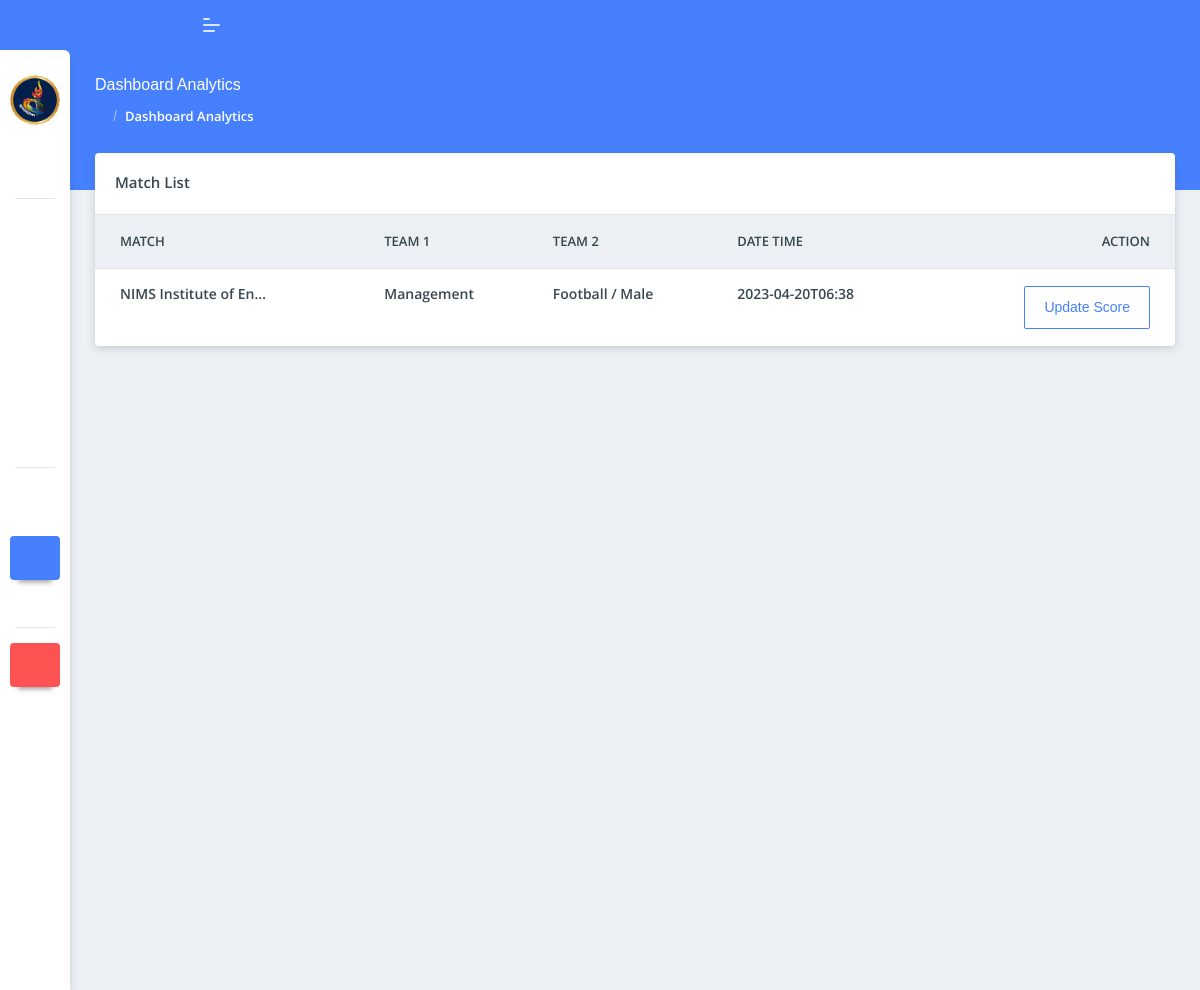
The app's page /admin/match_list.php (signed in), older data.
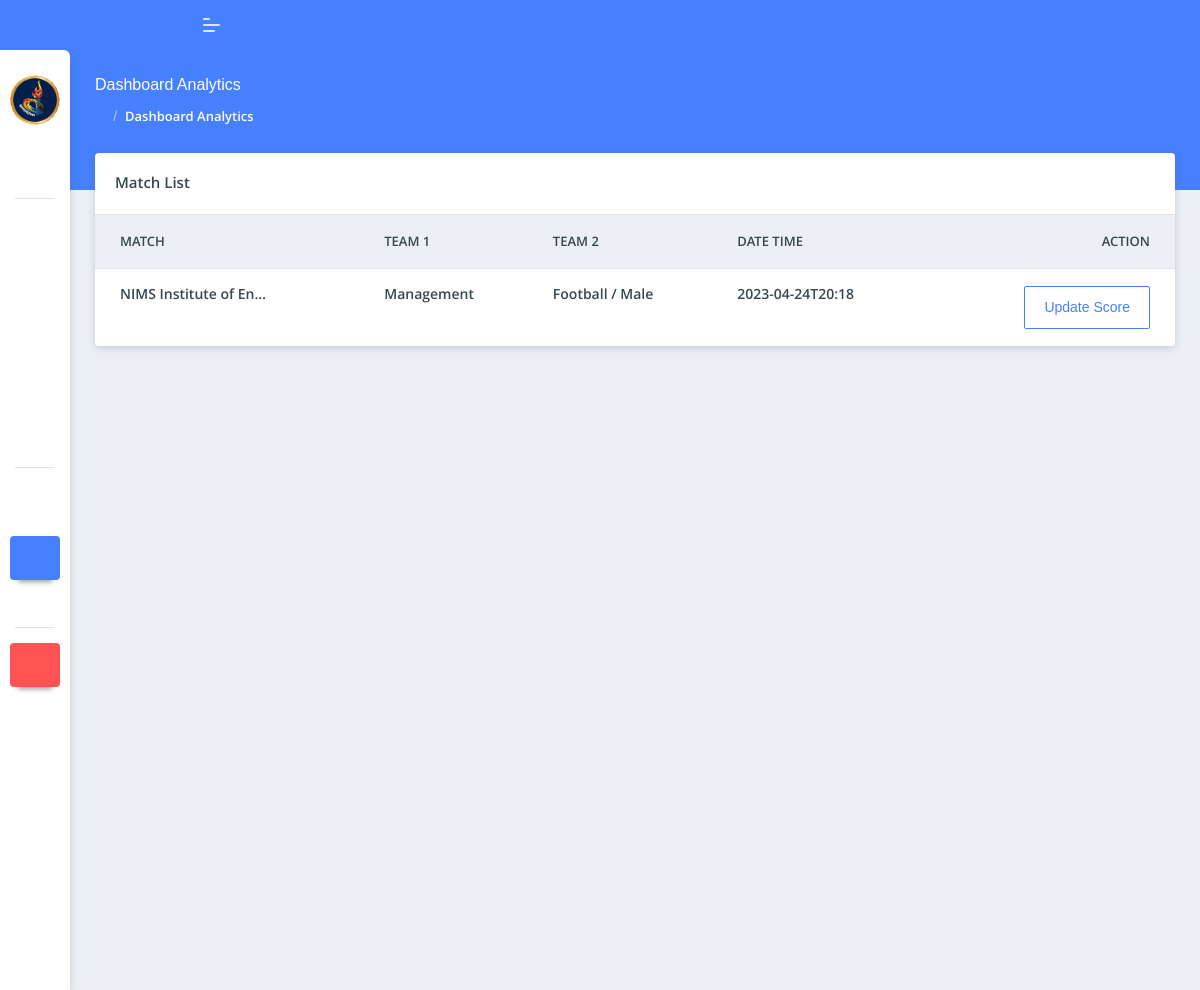
The same page, newer data.
### tables this page shows
CREATE TABLE `match_data` (
  `match_id` int(11) NOT NULL,
  `team_1` text NOT NULL,
  `team_2` text NOT NULL,
  `game_type` text NOT NULL,
  `date_time` text NOT NULL,
  `created_at` text NOT NULL
);

### admin/match_list.php (the view, shortened to what the changed rows need)
<?php include('./components/header.php'); ?>
<?php include('./connections/functions.php'); ?>
<body class="">
    <div class="pcoded-main-container">
        <div class="pcoded-content">
            <div class="row">
                <div class="col-xl-12 col-md-12">
                    <div class="card table-card">
                        <div class="card-body p-0">
                            <div class="table-responsive">
                                <table class="table table-hover mb-0">
                                    <thead>
                                        <tr>
                                            <th>Match</th>
                                            <th>Team 1</th>
                                            <th>Team 2</th>
                                            <th>Date Time</th>
                                            <th class="text-right">Action</th>
                                        </tr>
                                    </thead>
                                    <tbody>
                                        <?php
                                        $fetch_all_Games = mysqli_query($conn, "SELECT * FROM `match_data`");
                                        while ($row = mysqli_fetch_array($fetch_all_Games)) {
                                            $match_id = $row['match_id'];
                                            $team_1 = $row['team_1'];
                                            $team_2 = $row['team_2'];
                                            $game_type = $row['game_type'];
                                            $date_time = $row['date_time'];
                                            echo '<tr>
                                            <td>
                                                <div class="d-inline-block align-middle">
                                                    <div class="d-inline-block">
                                                        <h6 class="text-truncate" style="max-width: 150px;">' . $team_1 . '</h6>
                                                    </div>
                                                </div>
                                            </td>
                                            <td>
                                                <div class="d-inline-block align-middle">
                                                    <div class="d-inline-block">
                                                        <h6 class="text-truncate" style="max-width: 250px;">' . $team_2 . '</h6>
                                                    </div>
                                                </div>
                                            </td>
                                            <td>
                                                <div class="d-inline-block align-middle">
                                                    <div class="d-inline-block">
                                                        <h6 class="text-truncate" style="max-width: 250px;">' . $game_type . '</h6>
                                                    </div>
                                                </div>
                                            </td>
                                            <td>
                                                <div class="d-inline-block align-middle">
                                                    <div class="d-inline-block">
                                                        <h6 class="text-truncate" style="max-width: 250px;">' . $date_time . '</h6>
                                                    </div>
                                                </div>
                                            </td>
                                            <td class="text-right">
                                            <a href="./score.php?match_id=' . $match_id . '"><button class="btn btn-outline-primary">Update Score</button></a>
                                            </td>
                                        </tr>';
                                        }
                                        ?>
                                    </tbody>
                                </table>
                            </div>
                        </div>
                    </div>
                </div>
            </div>
        </div>
    </div>
    <?php include('./components/scripts.php'); ?>

Row changes from the older to the newer data that the page shows:
changed match_data "Management": date_time "2023-04-20T06:38" → "2023-04-24T20:18"
